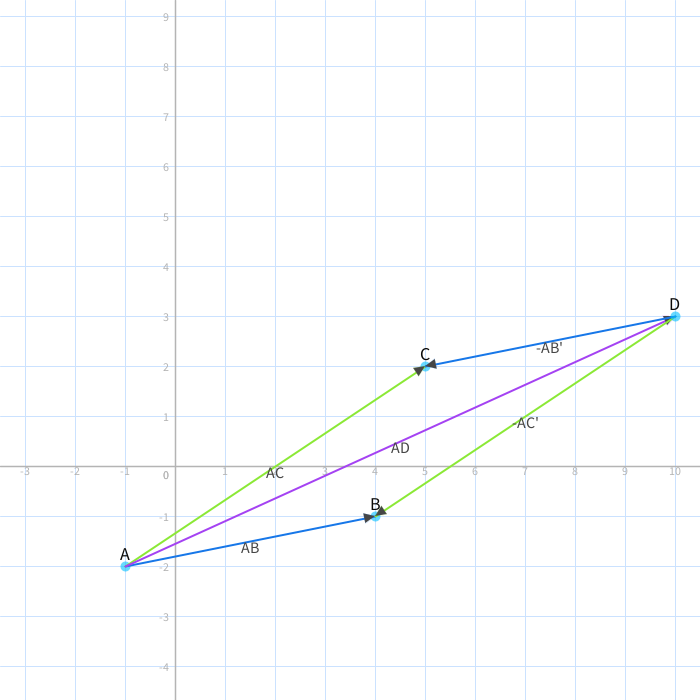
Frame 1 (no input)
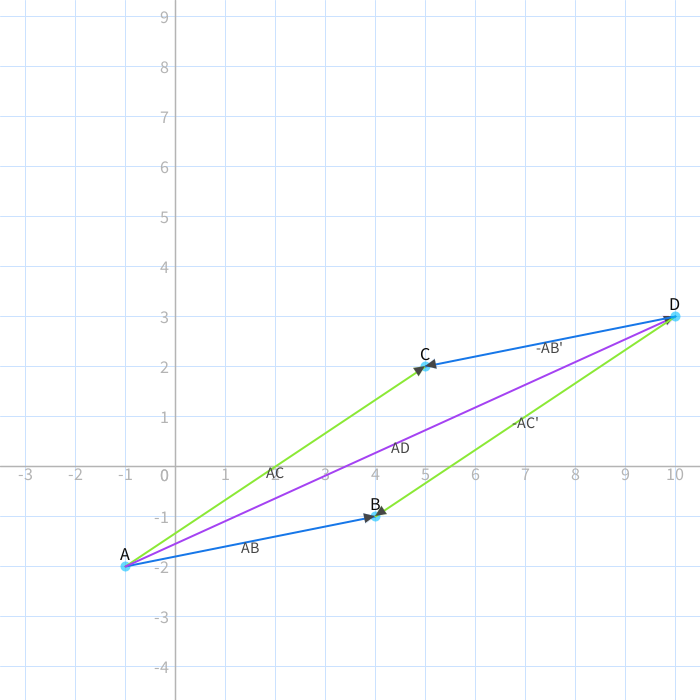
Frame 60 (the mouse pressed at the canvas centre just before this capture)
Frame 120 (the mouse held since frame 60 and released just before this capture): identical to frame 60, image omitted

The Processing sketch that drew these frames (run headless with seeded random() and noise(); from frame 60 on, the mouse is pressed at the canvas centre):

// Processing sketch: ejercicio10
// ── ejercicio10.pde
/* -- DECLARACIÓN DE VARIABLES -- */
/** Representan los vectores a utilizar*/
private Vector vectorAB, vectorAC, vectorAD, vectorDB, vectorDC;
/** Representan los puntos que conformaran el paralelogramo*/
private Punto puntoA, puntoB, puntoC, puntoD;

// Variables Globales
private Integer unidad=50;
private PVector centroPantalla;

/** Setup, se ejecuta una sola vez. */
public void setup(){
  size(700,700);
  
  centroPantalla = new PVector(width/4, height*2/3);
  
  puntoA = new Punto( new PVector(agregarX(-1),agregarY(-2)),
                      "A");
  puntoB = new Punto( new PVector(agregarX(4),agregarY(-1)),
                      "B");
  puntoC = new Punto( new PVector(agregarX(5),agregarY(2)),
                      "C");

  vectorAB = new Vector(puntoA.getCoordenadas(), 
                        puntoB.getCoordenadas(), 
                        "AB", #1777E8);
  vectorAC = new Vector(puntoA.getCoordenadas(), 
                        puntoC.getCoordenadas(), 
                        "AC", #8BE836);
  vectorAD = vectorAB.sumar(vectorAC,"AD");
  vectorDB = vectorAD.restar(vectorAC);
  vectorDC = vectorAD.restar(vectorAB);
  
  puntoD = new Punto( new PVector( vectorAD.getDestino().x , vectorAD.getDestino().y),
                      "D");
}

/** Draw, se actualiza una vez cada {frameRate()} segundos. */
public void draw(){
  background(255);
  dibujarFondo();
  
  puntoA.display();
  puntoB.display();
  puntoC.display();
  
  vectorAB.display();
  vectorAC.display();
  vectorAD.display();
  vectorDB.display();
  vectorDC.display();
  
  puntoD.display();
}
 /** Metodo que agrega la posicion en X segun el centro del plano y la unidad de escala */
public float agregarX(Integer cant){
  return centroPantalla.x + unidad*cant;
}

 /** Metodo que agrega la posicion en Y segun el centro del plano y la unidad de escala */
public float agregarY(Integer cant){
  return centroPantalla.y + unidad*cant*(-1);
}

 /** Metodo que dibuja los ejes cartesianos */
public void dibujarFondo(){
  stroke(203,226,255);
  strokeWeight(1);
  fill(180);
  
  // Ejes horizontales
  textAlign(RIGHT, CENTER);
  for(int i=0 ; i*unidad < centroPantalla.y ; i++){
    line(0,agregarY(i), width , agregarY(i));
    if(i==0) text(i, centroPantalla.x -6, agregarY(i)+ 8);
    else text(i, centroPantalla.x -6, agregarY(i));
  }
  for(int i=0 ; i*unidad>-height; i--){
    line(0,agregarY(i), width , agregarY(i));
    if(i==0) text(i, centroPantalla.x -6, agregarY(i)+ 8);
    else text(i, centroPantalla.x -6, agregarY(i));
  }
  
  // Ejes verticales
  textAlign(CENTER,TOP);
  for(int i=0 ; i*unidad < width ; i++){
    line(agregarX(i), 0 , agregarX(i) , height);
    if(i!=0)  text(i, agregarX(i), centroPantalla.y);
  }
  for(int i=0 ; i*unidad> - centroPantalla.x ; i--){
    line(agregarX(i), 0 , agregarX(i) , height);
    if(i!=0)  text(i, agregarX(i), centroPantalla.y);
  }
  
  // Dibujando ejes centrales
  stroke(180);
  strokeWeight(1.5);
  line(centroPantalla.x, 0, centroPantalla.x,height);
  line(0,centroPantalla.y, width , centroPantalla.y);
}

// ── Punto.pde
/** Clase que representa a un punto */
class Punto{
  /*  -- ATRIBUTOS --  */
  /** Representa el nombre del punto */
  private String nombre;
  /** Representa las coordenadas x e y del punto */
  private PVector coordenadas;
  
  /*  -- CONSTRUCTORES --  */
  /** Constructor por defecto*/
  public Punto(){}
  
  /** Constructor parametrizado */
  public Punto(PVector coordenadas, String nombre){
    this.coordenadas = coordenadas;
    this.nombre = nombre;
  }
  
  /*  -- ATRIBUTOS --  */
  /** Metodo que dibuja el punto */
  public void display(){
    strokeWeight(10);
    stroke(0, 191, 255,150); // Color celeste
    point(this.coordenadas.x, this.coordenadas.y);
    
    // Definir las coordenadas del texto
    fill(10);
    textSize(18);
    textAlign(CENTER,BOTTOM);
    text(nombre, this.coordenadas.x, this.coordenadas.y-3);
  }
  
  /* -- ACCESORES (GETTERS Y SETTERS) -- */
  /* Getters */
  /** Devuelve el valor de las coordenadas del punto */
  public PVector getCoordenadas(){
    return this.coordenadas;
  }
  /*Setters*/
  /** Asigna unas nuevas coordenadas al punto*/
  public void setCoordenadas(PVector coordenadas){
    this.coordenadas = coordenadas;
  }
}

// ── Vector.pde
/** Clase que representa a un vector */
class Vector{
  /*  -- ATRIBUTOS --  */
  /** Representa las coordenadas del origen del vector*/
  private PVector origen;
  /** Representa las coordenadas del destino del vector */
  private PVector destino;
  /** Repreesnta los componentes x e y del vector */
  private PVector componentes;
  /** Representa el nombre del vector */
  private String nombre;
  /** Representa el tamaño de la flecha del vector */
  private Integer tamañoFlecha = 11;
  /** Representa el color del vector */
  private color colorVector;
  
  /*  -- CONSTRUCTORES --  */
  /** Constructor por defecto */
  public Vector(){}
  
  /** Constructor parametrizado origen 0*/
  public Vector(PVector destino, String nombre){
    this.nombre = nombre;
    this.origen = new PVector(0,0);
    this.destino = destino;
    this.componentes = this.destino;
  }
  
  /** Constructor parametrizado, Vector con origen y destino */
  public Vector(PVector origen, PVector destino, String nombre, color colorVector ){
    this.origen = origen;
    this.destino = destino;
    this.nombre = nombre;
    this.componentes = PVector.sub(this.destino,this.origen);
    this.colorVector = colorVector;
  }
  
  /*  -- METODOS --  */
  /** Metodo que dibuja al vector */
  public void display(){
    strokeWeight(2);
    stroke(this.colorVector);
    line(this.origen.x, this.origen.y, this.destino.x, this.destino.y);
    
    // Dibujar el nombre del vector en el punto medio
    float puntoMedioX = (this.origen.x + this.destino.x) / 2;
    float puntoMedioY = (this.origen.y + this.destino.y) / 2;
    fill(70);
    textSize(16);
    textAlign(CENTER,TOP);
    text(this.nombre, puntoMedioX, puntoMedioY);
    
    // Dibujar la flecha al final del vector
    float angle = atan2(this.componentes.y, this.componentes.x); //Calcula angulo entre la linea Esto nos dará el ángulo en radianes.
    strokeWeight(0);
    pushMatrix(); // Todos los cambios aplicados no afectaran a otros objetos que se dibujen después.
      translate(this.destino.x, this.destino.y); // Se traslada el origen del sistema de coordenadas al punto final del vector
      rotate(angle); //Se rota el sistema de coordenadas al ángulo del vector
      triangle(-this.tamañoFlecha,this.tamañoFlecha/2 , -this.tamañoFlecha, -this.tamañoFlecha/2, 0, 0);
    popMatrix();
  
  }
  /** Metodo que suma dos Vectores*/
  public Vector sumar(Vector sumando, String nombre){
    Vector vectorSuma = new Vector(this.origen, 
                        PVector.add(this.destino, sumando.getComponentes()), 
                        nombre,
                        color(random(255),random(255),random(255)));
    return vectorSuma;
  }

  /** Metodo que resta dos Vectores*/
  public Vector restar(Vector sustraendo){ 
    Vector vectorResta = new Vector(this.destino, 
                         PVector.sub(this.destino, sustraendo.getComponentes()), 
                         "-"+sustraendo.getNombre()+"'",
                         sustraendo.getColor());
    return vectorResta;
  }
  
  /*  -- ACCESORES (GETTERS Y SETTERS) --  */
  /* Getters*/
  /** Devuelve las coordenadas del punto origen del vector */
  public PVector getOrigen(){
    return this.origen;
  }
  /** Devuelve las coordenadas del punto destino del vector */
  public PVector getDestino(){
    return this.destino;
  }
  /** Devuelve los componentes del vector */
  public PVector getComponentes(){
    return this.componentes;
  }
  /** Devuelve el nombre del vector */
  public String getNombre(){
    return this.nombre;
  }
  
  /** Devuelve el color del vector */
  public color getColor(){
    return this.colorVector;
  }
  
  /* Setters */
  /** Asigna un nuevo color al vector */
  public void  setColor(color colorVector){
    this.colorVector = colorVector;
  }
}
